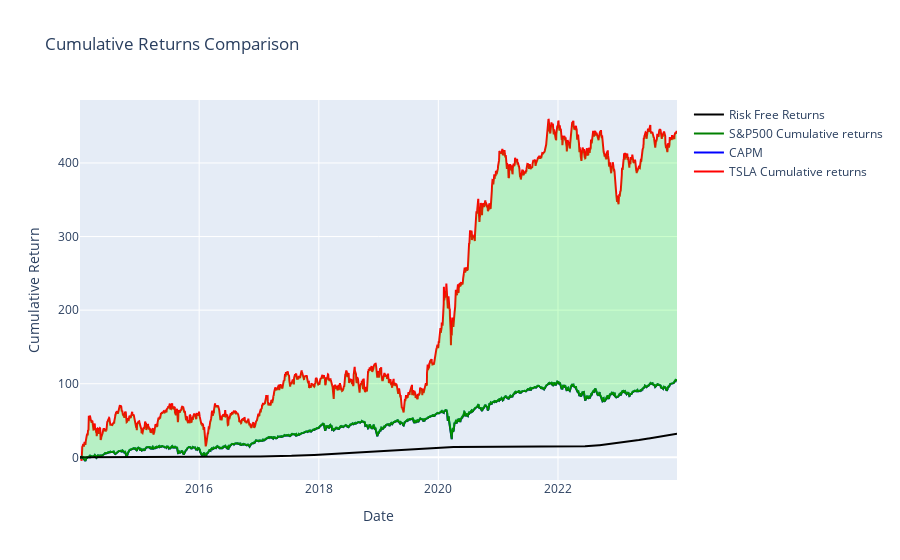

Notebook source saved alongside this figure:
### Code cell
import plotly.graph_objects as go
import pandas as pd

# Sample DataFrame - replace this with your actual DataFrame
# main = pd.read_csv('your_data.csv')
# tic = 'your_ticker'

# Assuming 'Date' is already a datetime type; if not, convert it:
# main['Date'] = pd.to_datetime(main['Date'])

# Create traces
trace1 = go.Scatter(x=main['Date'], y=main[f'{tic}_cum_return'], mode='lines', name=f'{tic} Cumulative returns', line=dict(color='red'))

trace2 = go.Scatter(x=main['Date'], y=main['CAPM_cum'], mode='lines', name='CAPM', line=dict(color='blue'))
trace3 = go.Scatter(x=main['Date'], y=main['S&P500_cum_return'], mode='lines', name='S&P500 Cumulative returns', line=dict(color='green'))
trace4 = go.Scatter(x=main['Date'], y=main['cum_rf_rate'], mode='lines', name='Risk Free Returns', line=dict(color='black'))

# Create the figure
fig = go.Figure(data=[trace1, trace2, trace3, trace4])

# Fill between trace1 and trace3
fig.add_trace(go.Scatter(x=main['Date'], y=main[f'{tic}_cum_return'],
                         mode='lines', fill=None, showlegend=False,
                         line=dict(color='rgba(255,255,255,0)')))

fig.add_trace(go.Scatter(x=main['Date'], y=main['S&P500_cum_return'],
                         mode='lines', fill='tonexty', showlegend=False,
                         line=dict(color='green', width=0), fillcolor='rgba(0,255,0,0.2)'))



# Update layout
fig.update_layout(title='Cumulative Returns Comparison',
                  xaxis_title='Date',
                  yaxis_title='Cumulative Return',
                  hovermode='x unified')

fig.show()

### Figure 1 — Plotly figure (JSON) as saved in the notebook; plotly's stock layout.template omitted (floating-point values rounded to 4 significant figures; data arrays with more than 128 entries replaced by an {"elided": "..."} marker saying what was removed)
{"data": [{"line": {"color": "red"}, "mode": "lines", "name": "TSLA Cumulative returns", "type": "scatter", "x": {"elided": "2497 str values"}, "y": {"elided": "2497 float values"}}, {"line": {"color": "blue"}, "mode": "lines", "name": "CAPM", "type": "scatter", "x": {"elided": "2497 str values"}, "y": {"elided": "2497 float values"}}, {"line": {"color": "green"}, "mode": "lines", "name": "S&P500 Cumulative returns", "type": "scatter", "x": {"elided": "2497 str values"}, "y": {"elided": "2497 float values"}}, {"line": {"color": "black"}, "mode": "lines", "name": "Risk Free Returns", "type": "scatter", "x": {"elided": "2497 str values"}, "y": {"elided": "2497 float values"}}, {"line": {"color": "rgba(255,255,255,0)"}, "mode": "lines", "showlegend": false, "type": "scatter", "x": {"elided": "2497 str values"}, "y": {"elided": "2497 float values"}}, {"fill": "tonexty", "fillcolor": "rgba(0,255,0,0.2)", "line": {"color": "green", "width": 0}, "mode": "lines", "showlegend": false, "type": "scatter", "x": {"elided": "2497 str values"}, "y": {"elided": "2497 float values"}}], "layout": {"hovermode": "x unified", "title": {"text": "Cumulative Returns Comparison"}, "xaxis": {"title": {"text": "Date"}}, "yaxis": {"title": {"text": "Cumulative Return"}}}}
